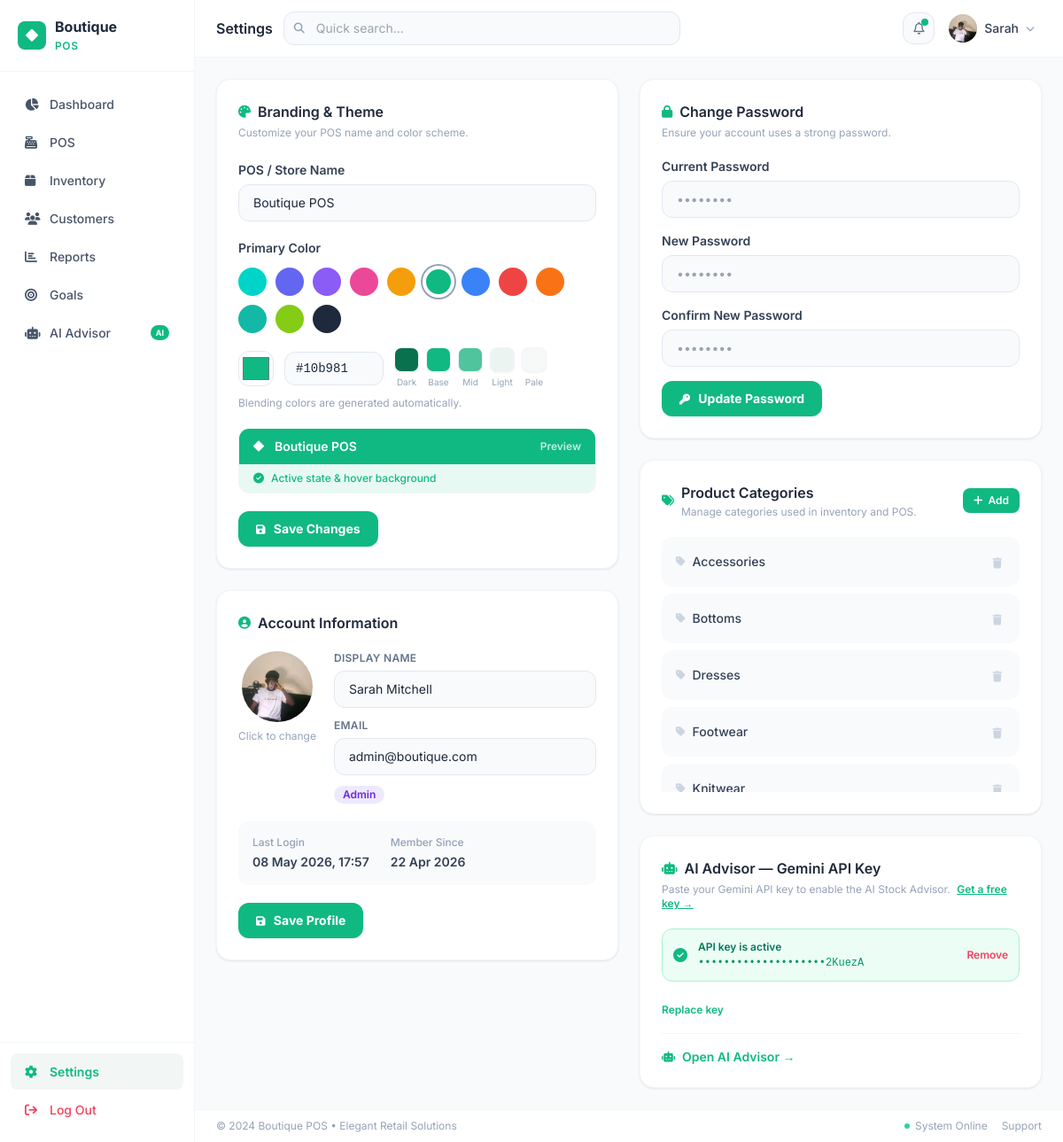
The app's page /settings (signed in), older data.
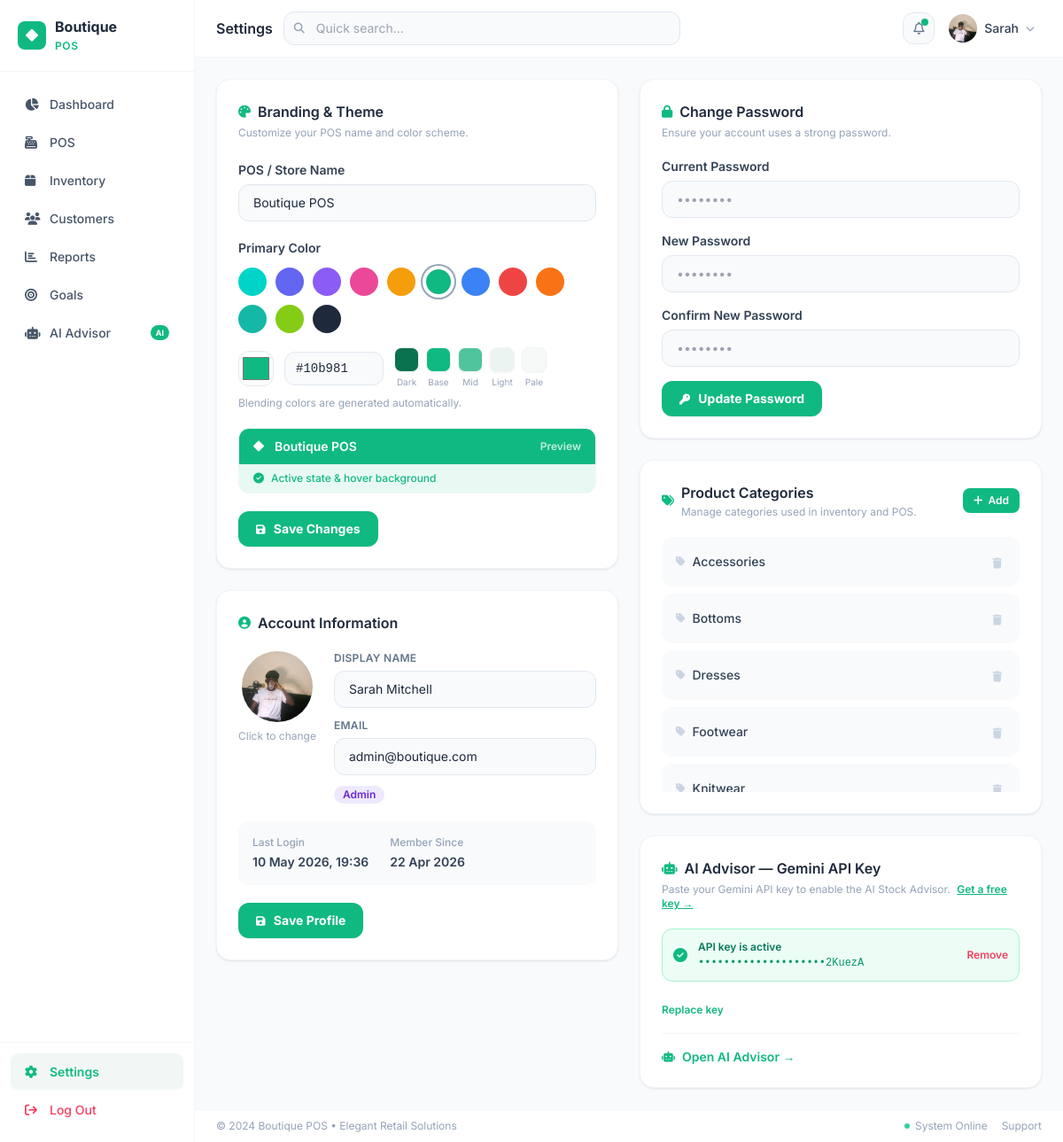
The same page, newer data.
### app/models.py (models this page shows, shortened)
class User(UserMixin, db.Model):
    __tablename__ = 'users'
    id = db.Column(db.Integer, primary_key=True)
    name = db.Column(db.String(120), nullable=False)
    email = db.Column(db.String(120), unique=True, nullable=False, index=True)
    password_hash = db.Column(db.String(256), nullable=False)
    role = db.Column(db.String(20), default='cashier')  # admin | cashier
    avatar = db.Column(db.String(200), default='')
    is_active = db.Column(db.Boolean, default=True)
    created_at = db.Column(db.DateTime, default=datetime.utcnow)
    last_login = db.Column(db.DateTime)
    sales = db.relationship('Sale', backref='cashier', lazy='dynamic')
    @property
    def is_admin(self):
        return self.role == 'admin'

### app/routes/settings.py (the view)
@settings_bp.route('/settings')
@login_required
def index():
    categories = Category.query.order_by(Category.name).all()
    users = User.query.all() if current_user.is_admin else []
    store_name  = StoreSetting.get('store_name', 'Boutique POS')
    theme_color = StoreSetting.get('theme_color', '#00D4C8')
    raw_key = StoreSetting.get('gemini_api_key', '')
    gemini_key_set = bool(raw_key)
    gemini_key_masked = ('•' * 20 + raw_key[-6:]) if raw_key else ''
    return render_template('settings/index.html',
                           categories=categories,
                           users=users,
                           store_name=store_name,
                           theme_color=theme_color,
                           gemini_key_set=gemini_key_set,
                           gemini_key_masked=gemini_key_masked)

### app/models.py (called while the page is built)
@login_manager.user_loader
def load_user(user_id):
    return db.session.get(User, int(user_id))

    @staticmethod
    def get(key, default=''):
        row = StoreSetting.query.filter_by(key=key).first()
        return row.value if row else default

### app/utils.py (called while the page is built)
def extract_upload_filename(value):
    if not value:
        return ''
    cleaned = str(value).strip().replace('\\', '/').split('?', 1)[0].rstrip('/')
    return os.path.basename(cleaned)

def upload_url(value):
    if not value:
        return ''
    value = str(value).strip()
    if value.startswith(('http://', 'https://', 'data:')):
        return value
    filename = extract_upload_filename(value)
    if not filename:
        return value
    return url_for('uploaded_file', filename=filename)

### app/templates/settings/index.html (shortened to what the changed rows need)
{% extends "base.html" %}
{% block page_title %}Settings{% endblock %}
{% block app_content %}
<div class="p-6 h-full overflow-y-auto">
  <div class="max-w-7xl mx-auto grid grid-cols-1 lg:grid-cols-2 gap-6 items-start">
    <div class="space-y-6">
      <div class="bg-white rounded-2xl border border-slate-100 shadow-card p-6">
        <form id="profileForm" enctype="multipart/form-data">
          <div class="flex items-start gap-5 mb-5">
            <div class="flex flex-col items-center gap-2 flex-shrink-0">
              <div class="relative group cursor-pointer" onclick="document.getElementById('avatarInput').click()">
                <div id="avatarPreview"
                     class="w-20 h-20 rounded-full overflow-hidden flex items-center justify-center text-white text-2xl font-bold"
                     style="background:var(--theme, #00D4C8)">
                  {% if current_user.avatar %}
                  <img src="{{ upload_url(current_user.avatar) }}"
                       class="w-full h-full object-cover" alt="{{ current_user.name }}">
                  {% else %}
                  <span>{{ current_user.name[0] | upper }}</span>
                  {% endif %}
                </div>
              </div>
            </div>
            <div class="flex-1 space-y-3">
              <div>
                <label class="block text-xs font-semibold text-slate-500 uppercase tracking-wide mb-1.5">Display Name</label>
                <input type="text" id="profileName" name="name" value="{{ current_user.name }}"
                       class="w-full px-4 py-2.5 border border-slate-200 rounded-xl text-sm bg-slate-50 focus:bg-white transition-all"/>
              </div>
              <div>
                <label class="block text-xs font-semibold text-slate-500 uppercase tracking-wide mb-1.5">Email</label>
                <input type="email" id="profileEmail" name="email" value="{{ current_user.email }}"
                       class="w-full px-4 py-2.5 border border-slate-200 rounded-xl text-sm bg-slate-50 focus:bg-white transition-all"/>
              </div>
              <span class="inline-block px-2.5 py-0.5 text-xs font-semibold rounded-full
                {% if current_user.is_admin %}bg-violet-100 text-violet-700{% else %}bg-blue-100 text-blue-700{% endif %}">
                {{ current_user.role | capitalize }}
              </span>
            </div>
          </div>
          <div class="bg-slate-50 rounded-xl p-4 flex gap-6 mb-5 text-sm">
            <div>
              <p class="text-xs text-slate-400 font-medium mb-1">Last Login</p>
              <p class="font-semibold text-slate-700">{{ current_user.last_login.strftime('%d %b %Y, %H:%M') if current_user.last_login else 'N/A' }}</p>
            </div>
            <div>
              <p class="text-xs text-slate-400 font-medium mb-1">Member Since</p>
              <p class="font-semibold text-slate-700">{{ current_user.created_at.strftime('%d %b %Y') }}</p>
            </div>
          </div>
        </form>
      </div>
    </div>
  </div>
</div>
{% endblock %}

### app/templates/base.html (shortened to what the changed rows need)
<!DOCTYPE html>
<html lang="en">
<head>
  <link rel="stylesheet" href="https://cdnjs.cloudflare.com/ajax/libs/font-awesome/6.5.0/css/all.min.css"/>
  <script src="https://cdn.tailwindcss.com"></script>
</head>
<body class="bg-slate-50 text-slate-800">
<div class="flex h-screen overflow-hidden">
  <div class="flex-1 flex flex-col h-full overflow-hidden min-w-0">
    <header class="bg-white border-b border-slate-100 px-4 md:px-6 py-3 flex items-center gap-3 z-10 flex-shrink-0">
      <h1 class="font-semibold text-slate-800 text-base flex-shrink-0 truncate">{% block page_title %}Dashboard{% endblock %}</h1>
      <div class="ml-auto flex items-center gap-2">
        <div class="relative" id="userMenuWrap">
          <button id="userMenuBtn" onclick="toggleUserMenu()"
                  class="flex items-center gap-2 px-2 py-1 rounded-xl hover:bg-slate-50 transition cursor-pointer">
            <div class="w-8 h-8 rounded-full flex items-center justify-center text-white text-xs font-bold overflow-hidden flex-shrink-0" style="background:var(--theme, #00D4C8)">
              {% if current_user.avatar %}
              <img src="{{ upload_url(current_user.avatar) }}" class="w-full h-full object-cover" alt="{{ current_user.name }}">
              {% else %}{{ current_user.name[0] | upper }}{% endif %}
            </div>
            <span class="text-sm font-medium text-slate-700 hidden md:block">{{ current_user.name.split()[0] }}</span>
            <i class="fa-solid fa-chevron-down text-slate-400 text-[10px] hidden md:block"></i>
          </button>
        </div>
      </div>
    </header>
    <main class="flex-1 overflow-y-auto main-content-area">
      {% block app_content %}{% endblock %}
    </main>
  </div>
</div>
</body>
</html>

Row changes from the older to the newer data that the page shows:
changed User "Sarah": last_login "08 May 2026, 17:57" → "10 May 2026, 19:36"
